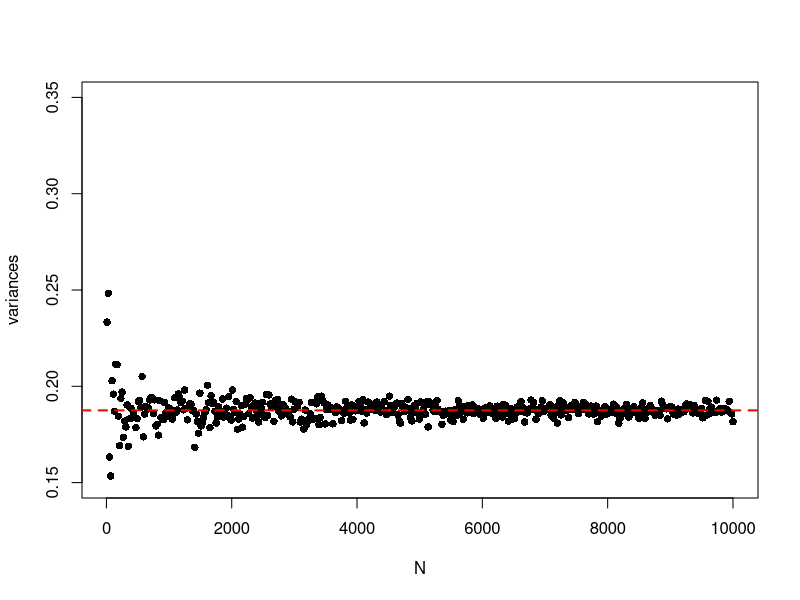

The R script that drew this image:
# Let's test what happens with samples of different sizes.

# First declare a probability of success
p = (1/4)

# We are going to run this over many different sample sizes
N = round(seq(10, 10000, length=500))

variances = sapply(N, function(x){
  # For each sample size, x, create a vector of wins and losses (0's and 1's)
  win_loss_vec = sample(c(1,0), x, replace=TRUE, prob=c(p, 1-p))
  # Now return the variance of that sample
  return(var(win_loss_vec))
})

# Plot variances for each sample size
plot(N, variances, ylim=c(0.15, 0.35), pch=16)
abline(h=p*(1-p), col="red", lwd=2, lty=2) # Theoretical line
